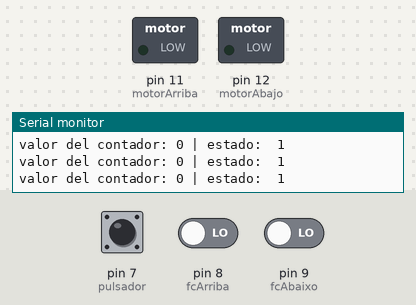
The sketch below on a simulated Arduino Uno, built with avr-gcc and run on an emulated ATmega328P. Parts: switched loads named in the sketch (green lamp = pin HIGH), the last lines printed to the serial monitor. The inputs (shaded band) are chosen by the test bench; at power-on: pin 7 (pulsador) LOW, pin 8 (fcArriba) LOW, pin 9 (fcAbaixo) LOW.

Above: at 1.2 s.
1.3 s: pin 7 (pulsador) pulled HIGH for 1 s
At 2.6 s:
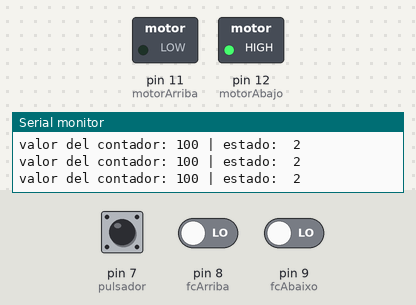
3.8 s: pin 7 (pulsador) pulled HIGH for 0.15 s
At 4.5 s:
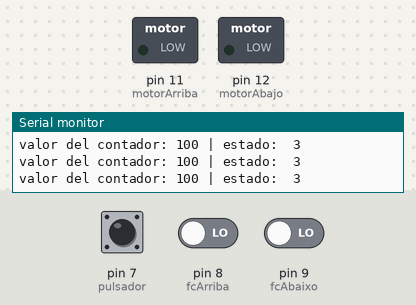
5.4 s: pin 7 (pulsador) pulled HIGH for 3.2 s
At 9.6 s:
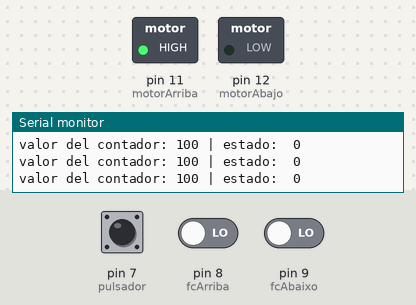
10.1 s: pin 8 (fcArriba) driven HIGH
At 10.9 s:
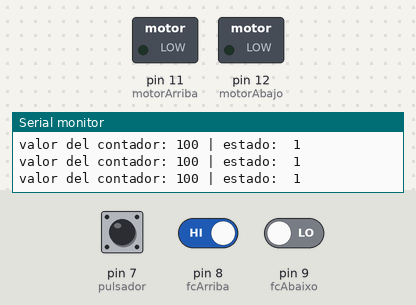
Timing chart, 0 to 13.1 s (numbered marks = the images above; inputs shaded):
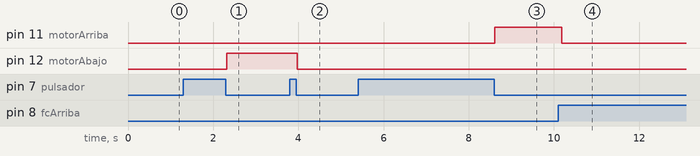

Measured:
- after the input at 1.3 s, pin 12 (motorAbajo): LOW → HIGH after 1.0 s
- after the input at 3.8 s, pin 12 (motorAbajo): HIGH → LOW after 0.17 s
- after the input at 5.4 s, pin 11 (motorArriba): LOW → HIGH after 3.2 s
- after the input at 10.1 s, pin 11 (motorArriba): HIGH → LOW after 0.08 s

The sketch:

practica_22.ino
```cpp
/*PROGRAMA PARA SIMULAR LA FUNCION DE UNA VENTANA DE AUTOMOVIL
  DE MANERA SIMPLIFICADA. EL PULSADOR ACCIONA EL MOTOR DE SUBIDA AL SER PRESIONADO
  UNA SEGUNDA PULSACION PROVOCA QUE EL MOTOR DE BAJADA SE ACCIONE.
  MIENTRAS LOS MOTORES ESTAN ACCIONADOS DEBEN RESPONDER AL ACCIONAMIENTO DEL PULSADOR (RESPONSIVE)

  En la segunda parte del problema (practica 21) tenemos que forzar que el pulsador tenga 3 estados (arriba, parado y abajo)
  y que despues de cada accionamiento, pase por 0 o parada que es lo msmo.

  En la tercera parte del problema(practica 22) tuvimos que añadir dos nuevos sensores digitales, finales de carrera, que simulamos con pulsadores,
  ya que en tinkercad no tenemos finales de carrera. estos sensores sustituyen el control por tiempo, y hacen que al estar activados,
  la ventanilla pare en la parte superior o inferior y permanezca en esa posicion hasta que se vuelva a presionar el pulsador de accionamiento.
  el pulsador de accionamiento tiene la misma funcion.


  ENTRADA: PULSADOR (SEÑAL DIGITAL)

  SAlIDAS: 2 RELÉ  (SEÑAL DIGITAL)

  AUTOR: DAVID ANDRES OTERO ELIA
  DATA: 02/02/2023 */


#define motorArriba 11
#define motorAbajo 12
#define pulsador  7
#define fcArriba  8
#define fcAbaixo  9


	int estado = 1;
	int contador = 0;

	void setup() {
 		 pinMode(motorArriba,OUTPUT);
 		 pinMode(motorAbajo,OUTPUT);
 		 pinMode(pulsador,INPUT);
  		 pinMode(fcArriba,INPUT);
 		 pinMode(fcAbaixo,INPUT);

         Serial.begin(9600);
}


	void loop() {

  		if(digitalRead(pulsador)) {
    			estado = (estado + 1) % 4;
   	   	   	    contador = 100;
    	while(digitalRead(pulsador)) {
            delay(20);
   		 }
   	 }


if(digitalRead(fcArriba)) {
if(estado |= 2 )  {
    estado = 1;
    delay(20);
 	  }
	}


if(digitalRead(fcAbaixo)) {
if(estado |= 0 ) {
     estado = 3;
     delay(20);
 	 }
	}

     //fin lectura del pulsador

  Serial.print("valor del contador: ");
  Serial.print(contador);
  Serial.print(" | estado:  ");
  Serial.println(estado);


  //accionamiento de los motores

   		 //if (contador > 0) {
   		 if(estado == 0) {
    		  digitalWrite(motorArriba, HIGH);
    		  digitalWrite(motorAbajo, LOW);
     		  delay (70);
      // contador--;   						/
    }

         else if(estado == 2){
      		digitalWrite(motorAbajo, HIGH);
      		digitalWrite(motorArriba, LOW);
     	    delay(70);
     // contador--;

    }

         else {
    			digitalWrite(motorAbajo, LOW);
    			digitalWrite(motorArriba, LOW);
    			delay(70);


      //FIN DE ACCIONAMIENTO DE MOTORES
     //delay(80);

      }
    }
```
